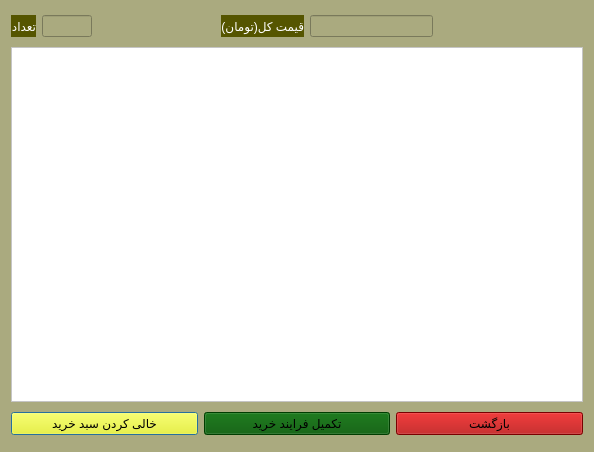
<?xml version="1.0" encoding="UTF-8"?>
<ui version="4.0">
 <class>buylist</class>
 <widget class="QDialog" name="buylist">
  <property name="geometry">
   <rect>
    <x>0</x>
    <y>0</y>
    <width>594</width>
    <height>452</height>
   </rect>
  </property>
  <property name="minimumSize">
   <size>
    <width>594</width>
    <height>393</height>
   </size>
  </property>
  <property name="windowTitle">
   <string>Dialog</string>
  </property>
  <property name="styleSheet">
   <string notr="true">background-image: url();
background-color: rgb(222, 255, 237);
background-color: rgb(170, 170, 127);</string>
  </property>
  <layout class="QVBoxLayout" name="verticalLayout">
   <item>
    <layout class="QHBoxLayout" name="horizontalLayout">
     <item>
      <widget class="QLabel" name="label_2">
       <property name="styleSheet">
        <string notr="true">color: rgb(255, 255, 255);
background-color: rgb(85, 85, 0);</string>
       </property>
       <property name="text">
        <string>تعداد</string>
       </property>
      </widget>
     </item>
     <item>
      <widget class="QLineEdit" name="lineEdit">
       <property name="maximumSize">
        <size>
         <width>50</width>
         <height>16777215</height>
        </size>
       </property>
       <property name="styleSheet">
        <string notr="true">background-image: url();

text-align: center;</string>
       </property>
       <property name="readOnly">
        <bool>true</bool>
       </property>
      </widget>
     </item>
     <item>
      <spacer name="horizontalSpacer_2">
       <property name="orientation">
        <enum>Qt::Horizontal</enum>
       </property>
       <property name="sizeHint" stdset="0">
        <size>
         <width>100</width>
         <height>20</height>
        </size>
       </property>
      </spacer>
     </item>
     <item>
      <widget class="QLabel" name="label">
       <property name="styleSheet">
        <string notr="true">color: rgb(255, 255, 255);
background-color: rgb(85, 85, 0);</string>
       </property>
       <property name="text">
        <string>قیمت کل(تومان)</string>
       </property>
      </widget>
     </item>
     <item>
      <widget class="QLineEdit" name="lineEdit_2">
       <property name="styleSheet">
        <string notr="true">background-image: url();
text-align:center ;</string>
       </property>
       <property name="readOnly">
        <bool>true</bool>
       </property>
      </widget>
     </item>
     <item>
      <spacer name="horizontalSpacer">
       <property name="orientation">
        <enum>Qt::Horizontal</enum>
       </property>
       <property name="sizeType">
        <enum>QSizePolicy::Minimum</enum>
       </property>
       <property name="sizeHint" stdset="0">
        <size>
         <width>150</width>
         <height>0</height>
        </size>
       </property>
      </spacer>
     </item>
    </layout>
   </item>
   <item>
    <widget class="QScrollArea" name="scrollArea">
     <property name="maximumSize">
      <size>
       <width>572</width>
       <height>355</height>
      </size>
     </property>
     <property name="layoutDirection">
      <enum>Qt::LeftToRight</enum>
     </property>
     <property name="styleSheet">
      <string notr="true">background-color: rgb(255, 255, 255);</string>
     </property>
     <property name="widgetResizable">
      <bool>true</bool>
     </property>
     <widget class="QWidget" name="scrollAreaWidgetContents">
      <property name="geometry">
       <rect>
        <x>0</x>
        <y>0</y>
        <width>570</width>
        <height>353</height>
       </rect>
      </property>
     </widget>
    </widget>
   </item>
   <item>
    <layout class="QHBoxLayout" name="horizontalLayout_2">
     <item>
      <widget class="QPushButton" name="pushButton_3">
       <property name="styleSheet">
        <string notr="true">background-color: rgb(255, 255, 0);
color: rgb(0, 0, 0);</string>
       </property>
       <property name="text">
        <string>خالی کردن سبد خرید</string>
       </property>
      </widget>
     </item>
     <item>
      <widget class="QPushButton" name="pushButton_4">
       <property name="styleSheet">
        <string notr="true">background-color: rgb(0, 85, 0);
color: rgb(0, 0, 0);</string>
       </property>
       <property name="text">
        <string>تکمیل فرایند خرید</string>
       </property>
      </widget>
     </item>
     <item>
      <widget class="QPushButton" name="pushButton_2">
       <property name="styleSheet">
        <string notr="true">background-color: rgb(170, 0, 0);
color: rgb(0, 0, 0);</string>
       </property>
       <property name="text">
        <string>بازگشت</string>
       </property>
      </widget>
     </item>
    </layout>
   </item>
  </layout>
 </widget>
 <resources/>
 <connections/>
</ui>
